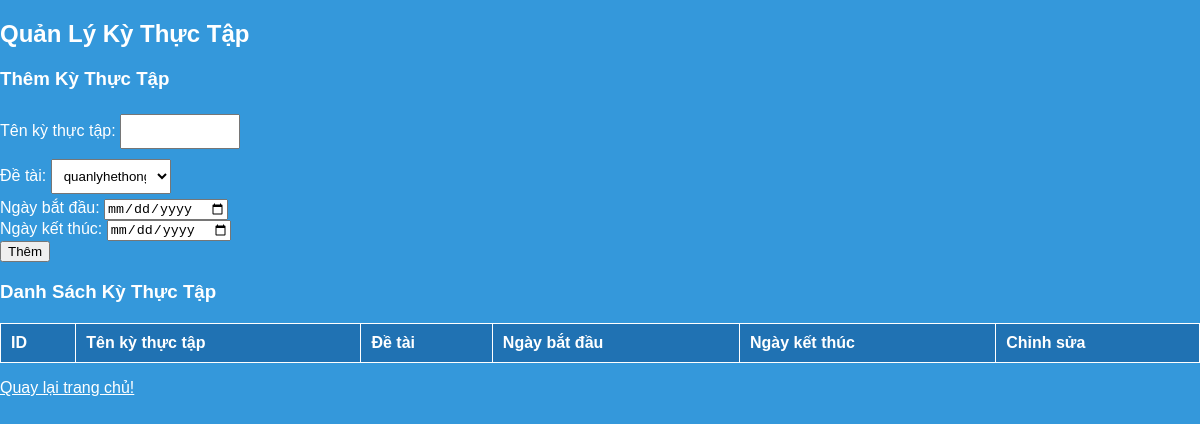
/kythuctap.php, run on an earlier commit of the app's database.
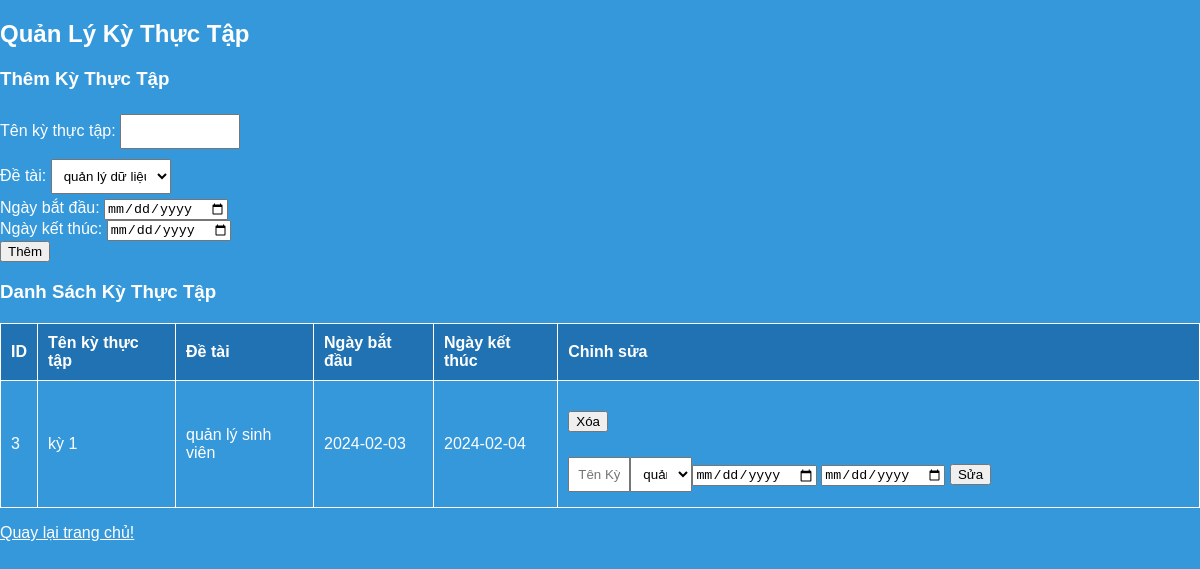
And on a later commit of the database.
### tables this page shows
CREATE TABLE `kythuctap` (
  `id_kythuctap` int(11) NOT NULL,
  `tenkythuctap` varchar(100) NOT NULL,
  `tendetai` varchar(100) NOT NULL,
  `ngaybatdau` date NOT NULL,
  `ngayketthuc` date NOT NULL
);

### kythuctap.php (the view, shortened to what this page needs)
<?php
$mysqli = new mysqli('localhost', 'root', '', 'quanlysvtt');
$detaiQuery = "SELECT * FROM tendetai";
$detaiResult = $mysqli->query($detaiQuery);
$kythuctapQuery = "SELECT * FROM kythuctap";
$kythuctapResult = $mysqli->query($kythuctapQuery);
?>
<!DOCTYPE html>
<html lang="en">
<head>
    <link rel="stylesheet" href="https://cdnjs.cloudflare.com/ajax/libs/select2/4.0.13/css/select2.min.css">
</head>
<body>
    <h2>Quản Lý Kỳ Thực Tập</h2>
    <form method="POST">
        <h3>Thêm Kỳ Thực Tập</h3>
        <label>Tên kỳ thực tập:</label>
        <input type="text" name="tenkythuctap" required>
        <br>
        <label>Đề tài:</label>
        <select name="tendetai">
            <?php while ($row = $detaiResult->fetch_assoc()) : ?>
                <option value="<?php echo $row['tendetai']; ?>"><?php echo $row['tendetai']; ?></option>
            <?php endwhile; ?>
        </select>
        <br>
        <label>Ngày bắt đầu:</label>
        <input type="date" name="ngaybatdau" required>
        <br>
        <label>Ngày kết thúc:</label>
        <input type="date" name="ngayketthuc" required>
        <br>
        <button type="submit" name="submit_add_kythuctap">Thêm</button>
    </form>
<h3>Danh Sách Kỳ Thực Tập</h3>
<table border="1">
    <tr>
        <th>ID</th>
        <th>Tên kỳ thực tập</th>
        <th>Đề tài</th>
        <th>Ngày bắt đầu</th>
        <th>Ngày kết thúc</th>
        <th>Chỉnh sửa</th>
    </tr>
    <?php
    while ($row = $kythuctapResult->fetch_assoc()) {
        echo "<tr>";
        echo "<td>{$row['id_kythuctap']}</td>";
        echo "<td>{$row['tenkythuctap']}</td>";
        echo "<td>{$row['tendetai']}</td>";
        echo "<td>{$row['ngaybatdau']}</td>";
        echo "<td>{$row['ngayketthuc']}</td>";
        echo "<td class='actions'>
                <form method='POST'>
                    <input type='hidden' name='delete_id_kythuctap' value='{$row['id_kythuctap']}'>
                    <button type='submit' name='delete_kythuctap'>Xóa</button>
                </form>
                <form method='POST'>
                    <input type='hidden' name='edit_id_kythuctap' value='{$row['id_kythuctap']}'>
                    <input type='text' name='new_tenkythuctap' placeholder='Tên Kỳ Thực Tập mới'>";
        $detaiQueryForDropdown = "SELECT * FROM tendetai";
        $detaiResultForDropdown = $mysqli->query($detaiQueryForDropdown);
        echo "<select name='new_tendetai'>";
        while ($detaiRowForDropdown = $detaiResultForDropdown->fetch_assoc()) {
            $selected = ($detaiRowForDropdown['tendetai'] == $row['tendetai']) ? 'selected' : '';
            echo "<option value='{$detaiRowForDropdown['tendetai']}' $selected>{$detaiRowForDropdown['tendetai']}</option>";
        }
        echo "</select>";
        echo "<input type='date' name='new_ngaybatdau' placeholder='Ngày bắt đầu mới'>
              <input type='date' name='new_ngayketthuc' placeholder='Ngày kết thúc mới'>
              <button type='submit' name='edit_kythuctap'>Sửa</button>
          </form>
        </td>";
        echo "</tr>";
    }
    ?>
</table>
<p><a href="index.php">Quay lại trang chủ!</a></p>
</body>
</html>

What changed in the data, as far as the page shows it:
added kythuctap: id_kythuctap "3", tenkythuctap "kỳ 1", tendetai "quản lý sinh viên", ngaybatdau "2024-02-03", ngayketthuc "2024-02-04"
Also different on the page:
form field tendetai: "quanlyhethong" → "quản lý dữ liệu"
